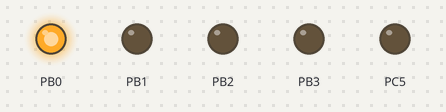
The program below on a simulated ATmega8, built with avr-gcc and emulated at 12 MHz. Shown: output pins drawn as LEDs (lit = HIGH).

Above: at 0.5 s.
At 2.5 s:
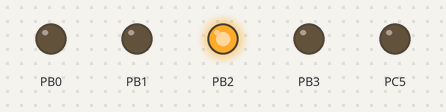
At 4.5 s:
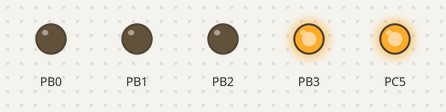
At 5.5 s:
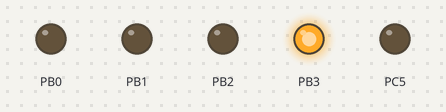
At 9.5 s:
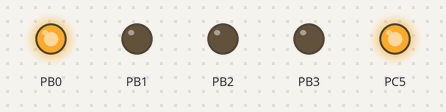
At 11.5 s:
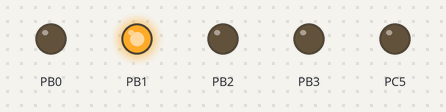
Timing chart, 0 to 13.0 s (numbered marks = the images above):
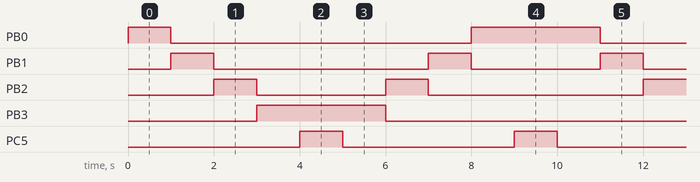

The program:

main.c
```c
#include<avr/io.h>
#include<util/delay.h>
#define F_CPU 12000000
void main()
	{
	DDRB=0x0f;
	DDRC=0x20;
	PORTC=0x00;
	PORTB=0x00;
	//unsigned int j;

	unsigned char i;
	while(1)
	{
		for(i=0x01;i<=0x08;i<<=1)
		{
			PORTB=i;
			_delay_ms(1000);
		}
		PORTC=0x20;
		_delay_ms(1000);
		PORTC=0x00;
		for(i=0x08;i>=0x01;i>>=1)
		{
			PORTB=i;
			_delay_ms(1000);
		}
		PORTC=0x20;
		_delay_ms(1000);
		PORTC=0x00;

	}
	}
```

Measured:
- by itself, PB0: repeats every 10.0 s: LOW 7.0 s, HIGH 3.0 s
- by itself, PB1: repeats every 10.0 s: LOW 5.0 s, HIGH 1.0 s, LOW 3.0 s, HIGH 1.0 s
- by itself, PB2: repeats every 10.0 s: LOW 3.0 s, HIGH 1.0 s, LOW 5.0 s, HIGH 1.0 s
- by itself, PB3: alternates HIGH for 3.0 s and LOW for 7.0 s
- by itself, PC5: alternates HIGH for 1.0 s and LOW for 4.0 s
